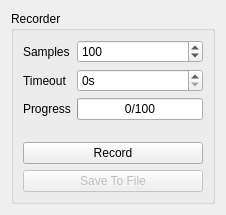
<?xml version="1.0" encoding="UTF-8"?>
<ui version="4.0">
 <class>Form</class>
 <widget class="QWidget" name="Form">
  <property name="geometry">
   <rect>
    <x>0</x>
    <y>0</y>
    <width>226</width>
    <height>215</height>
   </rect>
  </property>
  <property name="sizePolicy">
   <sizepolicy hsizetype="Preferred" vsizetype="Preferred">
    <horstretch>0</horstretch>
    <verstretch>0</verstretch>
   </sizepolicy>
  </property>
  <property name="minimumSize">
   <size>
    <width>0</width>
    <height>100</height>
   </size>
  </property>
  <property name="windowTitle">
   <string>Form</string>
  </property>
  <layout class="QVBoxLayout" name="verticalLayout">
   <item>
    <widget class="QGroupBox" name="groupBox">
     <property name="sizePolicy">
      <sizepolicy hsizetype="Preferred" vsizetype="Preferred">
       <horstretch>0</horstretch>
       <verstretch>0</verstretch>
      </sizepolicy>
     </property>
     <property name="minimumSize">
      <size>
       <width>0</width>
       <height>100</height>
      </size>
     </property>
     <property name="title">
      <string>Recorder</string>
     </property>
     <layout class="QVBoxLayout" name="verticalLayout_2">
      <property name="sizeConstraint">
       <enum>QLayout::SetDefaultConstraint</enum>
      </property>
      <item>
       <layout class="QFormLayout" name="formLayout">
        <item row="0" column="0">
         <widget class="QLabel" name="lMaxSamples">
          <property name="text">
           <string>Samples</string>
          </property>
         </widget>
        </item>
        <item row="0" column="1">
         <widget class="QSpinBox" name="sbSamples">
          <property name="minimum">
           <number>1</number>
          </property>
          <property name="maximum">
           <number>2147483647</number>
          </property>
          <property name="value">
           <number>100</number>
          </property>
         </widget>
        </item>
        <item row="1" column="0">
         <widget class="QLabel" name="lTimeout">
          <property name="text">
           <string>Timeout</string>
          </property>
         </widget>
        </item>
        <item row="1" column="1">
         <widget class="QSpinBox" name="sbTimeout">
          <property name="suffix">
           <string>s</string>
          </property>
          <property name="minimum">
           <number>0</number>
          </property>
          <property name="maximum">
           <number>60</number>
          </property>
          <property name="value">
           <number>0</number>
          </property>
         </widget>
        </item>
        <item row="2" column="0">
         <widget class="QLabel" name="lProgress">
          <property name="text">
           <string>Progress</string>
          </property>
         </widget>
        </item>
        <item row="2" column="1">
         <widget class="QProgressBar" name="prProgress">
          <property name="value">
           <number>0</number>
          </property>
          <property name="textVisible">
           <bool>true</bool>
          </property>
          <property name="orientation">
           <enum>Qt::Horizontal</enum>
          </property>
          <property name="format">
           <string>%v/%m</string>
          </property>
         </widget>
        </item>
       </layout>
      </item>
      <item>
       <widget class="QPushButton" name="pbRecord">
        <property name="text">
         <string>Record</string>
        </property>
       </widget>
      </item>
      <item>
       <widget class="QPushButton" name="pbSaveToFile">
        <property name="enabled">
         <bool>false</bool>
        </property>
        <property name="text">
         <string>Save To File</string>
        </property>
       </widget>
      </item>
     </layout>
    </widget>
   </item>
  </layout>
 </widget>
 <resources/>
 <connections/>
</ui>
